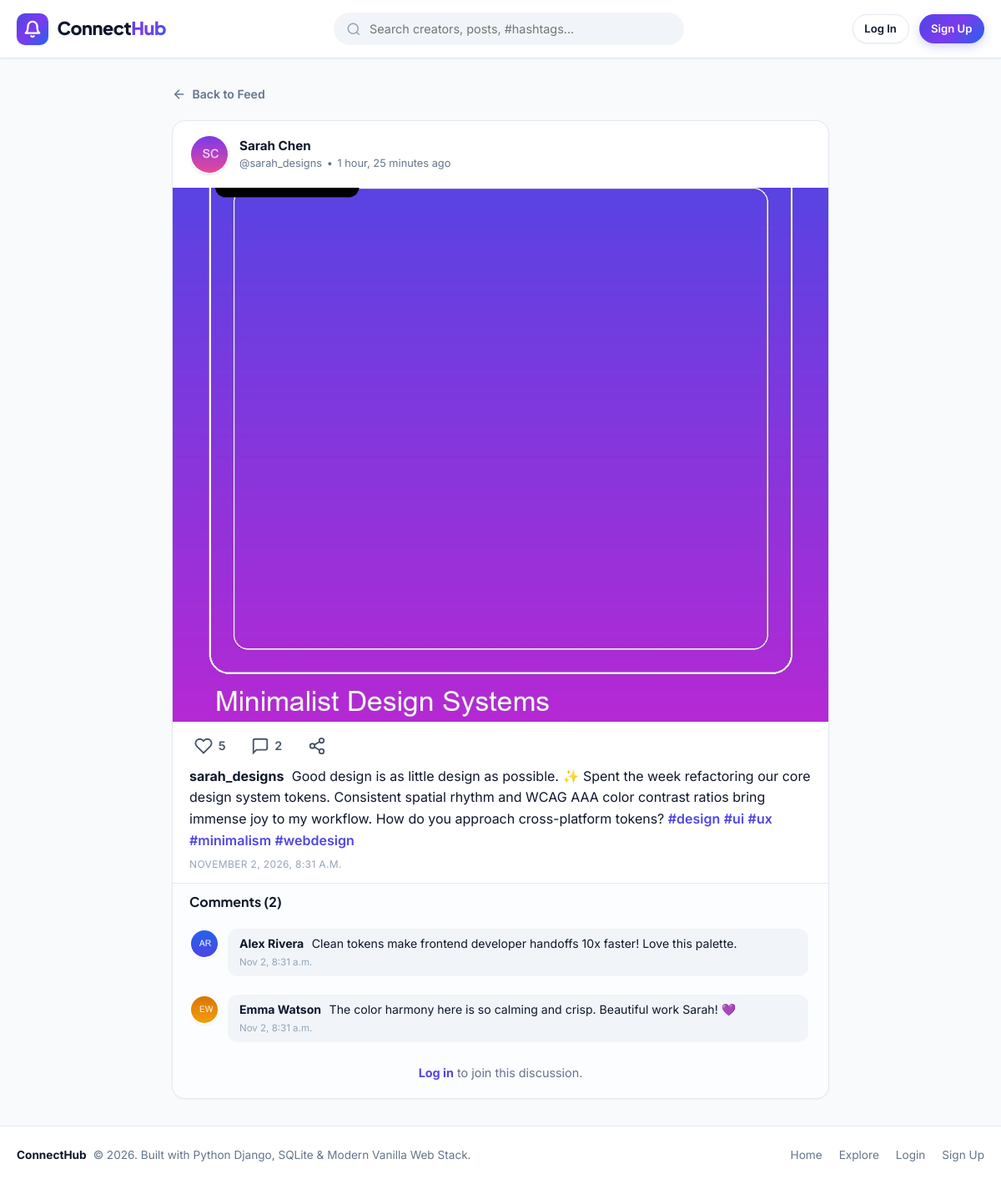
The app's page /post/2/ with its own data.
### core/models.py (models this page shows, shortened)
class Post(models.Model):
    author = models.ForeignKey(User, on_delete=models.CASCADE, related_name='posts')
    image = models.ImageField(upload_to='posts/', blank=False, null=False, help_text="Upload post photo")
    caption = models.TextField(max_length=2200, blank=True, help_text="Write a caption...")
    created_at = models.DateTimeField(auto_now_add=True)
    updated_at = models.DateTimeField(auto_now=True)
    class Meta:
        ordering = ['-created_at']
    def get_caption_with_hashtags(self):
        if not self.caption:
            return ""
        escaped = self.caption
        formatted = re.sub(
            r'(#\w+)',
            r'<span class="hashtag font-medium text-primary hover:underline">\1</span>',
            escaped
        )
        return mark_safe(formatted)

class UserProfile(models.Model):
    user = models.OneToOneField(User, on_delete=models.CASCADE, related_name='profile')
    avatar = models.ImageField(upload_to='avatars/', blank=True, null=True)
    bio = models.TextField(max_length=500, blank=True, help_text="Short biography or intro")
    location = models.CharField(max_length=100, blank=True, help_text="City, Country")
    website = models.URLField(max_length=200, blank=True, help_text="Personal or portfolio link")
    created_at = models.DateTimeField(auto_now_add=True)
    class Meta:
        ordering = ['-created_at']
    def get_avatar_url(self):
        if self.avatar and hasattr(self.avatar, 'url'):
            return self.avatar.url
    @property
    def display_name(self):
        full = self.user.get_full_name()
        return full.strip() if full.strip() else self.user.username

class Comment(models.Model):
    post = models.ForeignKey(Post, on_delete=models.CASCADE, related_name='comments')
    author = models.ForeignKey(User, on_delete=models.CASCADE, related_name='comments')
    text = models.TextField(max_length=1000)
    created_at = models.DateTimeField(auto_now_add=True)
    class Meta:
        ordering = ['created_at']

### core/views.py (the view)
# urls.py: path('post/<int:pk>/', views.post_detail_view, name='post_detail'),
def post_detail_view(request, pk):
    post = get_object_or_404(
        Post.objects.select_related('author', 'author__profile').prefetch_related(
            'likes', 'comments__author', 'comments__author__profile'
        ),
        pk=pk
    )
    if request.user.is_authenticated:
        post.is_liked_by_current_user = post.is_liked_by(request.user)
    else:
        post.is_liked_by_current_user = False
    comment_form = CommentForm()
    context = {
        'post': post,
        'comment_form': comment_form,
        **get_common_context(request),
    }
    return render(request, 'core/post_detail.html', context)

### core/forms.py
class CommentForm(forms.ModelForm):
    text = forms.CharField(
        widget=forms.TextInput(attrs={
            'class': 'comment-input',
            'placeholder': 'Add a comment...',
            'autocomplete': 'off'
        }),
        max_length=1000
    )
    class Meta:
        model = Comment
        fields = ['text']

### templates/core/post_detail.html (shortened to what this page needs)
{% extends 'base.html' %}
{% load static %}
{% block content %}
<div class="layout-single-column" style="max-width: 820px;">
  <div style="margin-bottom: 1rem;">
    <a href="{% url 'home' %}" style="display:inline-flex; align-items:center; gap:0.4rem; color:var(--text-muted); font-size:0.88rem; font-weight:600;">
      <svg width="18" height="18" viewBox="0 0 24 24" fill="none" stroke="currentColor" stroke-width="2">
        <line x1="19" y1="12" x2="5" y2="12"/>
        <polyline points="12 19 5 12 12 5"/>
      </svg>
      <span>Back to Feed</span>
    </a>
  </div>
  <article class="post-card" id="post-{{ post.id }}">
    <div class="post-header">
      <div class="post-author-info">
        <a href="{% url 'profile_user' post.author.username %}">
          <img src="{{ post.author.profile.get_avatar_url }}" class="user-avatar-md" alt="{{ post.author.username }}">
        </a>
        <div class="post-author-names">
          <a href="{% url 'profile_user' post.author.username %}" class="post-author-name">
            {{ post.author.profile.display_name }}
          </a>
          <div class="post-meta-line">
            <span>@{{ post.author.username }}</span>
            <span>&bull;</span>
            <span>{{ post.created_at|timesince }} ago</span>
          </div>
        </div>
      </div>
    </div>
    <div class="post-media-container" style="max-height: 640px;">
      <img src="{{ post.image.url }}" class="post-image" alt="Post photo" style="max-height:640px;">
    </div>
    <div class="post-actions-bar">
      <div class="post-actions-left">
        {% if user.is_authenticated %}
          <button
            type="button"
            class="action-btn like-btn {% if post.is_liked_by_current_user %}liked{% endif %}"
            data-post-id="{{ post.id }}"
            id="like-btn-{{ post.id }}"
          >
            <svg viewBox="0 0 24 24" fill="none" stroke="currentColor" stroke-width="2">
              <path d="M20.84 4.61a5.5 5.5 0 0 0-7.78 0L12 5.67l-1.06-1.06a5.5 5.5 0 0 0-7.78 7.78l1.06 1.06L12 21.23l7.78-7.78 1.06-1.06a5.5 5.5 0 0 0 0-7.78z"/>
            </svg>
            <span id="likes-count-{{ post.id }}">{{ post.likes.count }}</span>
          </button>
        {% else %}
          <a href="{% url 'login' %}?next={{ request.path }}" class="action-btn">
            <svg viewBox="0 0 24 24" width="22" height="22" fill="none" stroke="currentColor" stroke-width="2">
              <path d="M20.84 4.61a5.5 5.5 0 0 0-7.78 0L12 5.67l-1.06-1.06a5.5 5.5 0 0 0-7.78 7.78l1.06 1.06L12 21.23l7.78-7.78 1.06-1.06a5.5 5.5 0 0 0 0-7.78z"/>
            </svg>
            <span>{{ post.likes.count }}</span>
          </a>
        {% endif %}
        <span class="action-btn">
          <svg viewBox="0 0 24 24" width="22" height="22" fill="none" stroke="currentColor" stroke-width="2">
            <path d="M21 15a2 2 0 0 1-2 2H7l-4 4V5a2 2 0 0 1 2-2h14a2 2 0 0 1 2 2z"/>
          </svg>
          <span>{{ post.comments.count }}</span>
        </span>
        <button type="button" class="action-btn share-btn" data-post-id="{{ post.id }}" title="Share Link">
          <svg viewBox="0 0 24 24" width="22" height="22" fill="none" stroke="currentColor" stroke-width="2">
            <circle cx="18" cy="5" r="3"/>
            <circle cx="6" cy="12" r="3"/>
            <circle cx="18" cy="19" r="3"/>
            <line x1="8.59" y1="13.51" x2="15.42" y2="17.49"/>
            <line x1="15.41" y1="6.51" x2="8.59" y2="10.49"/>
          </svg>
        </button>
      </div>
    </div>
    <div class="post-body">
      {% if post.caption %}
        <div class="post-caption-text" style="font-size:1rem; line-height:1.6;">
          <a href="{% url 'profile_user' post.author.username %}" class="post-caption-author">
            {{ post.author.username }}
          </a>
          <span>{{ post.get_caption_with_hashtags }}</span>
        </div>
      {% endif %}
      <div class="post-date-muted">{{ post.created_at|date:"F j, Y, g:i a" }}</div>
    </div>
    <div class="post-comments-container" id="comments">
      <h3 style="font-size:1rem; font-weight:700; margin-bottom:1rem;">
        Comments ({{ post.comments.count }})
      </h3>
      <div class="comments-list" style="max-height:none;">
        {% for comment in post.comments.all %}
          <div class="comment-item" id="comment-{{ comment.id }}">
            <div class="comment-main">
              <a href="{% url 'profile_user' comment.author.username %}">
                <img src="{{ comment.author.profile.get_avatar_url }}" class="user-avatar-sm" alt="{{ comment.author.username }}">
              </a>
              <div class="comment-content">
                <a href="{% url 'profile_user' comment.author.username %}" class="comment-author">
                  {{ comment.author.profile.display_name }}
                </a>
                <span>{{ comment.text }}</span>
                <span class="comment-time">{{ comment.created_at|date:"M j, g:i a" }}</span>
              </div>
            </div>
          </div>
        {% empty %}
          <div style="font-size:0.88rem; color:var(--text-muted); padding:1rem 0; text-align:center;">
            No comments yet. Share your thoughts on this post!
          </div>
        {% endfor %}
      </div>
      {% if user.is_authenticated %}
        <form action="{% url 'comment_create' post.id %}" method="POST" class="add-comment-form" style="margin-top:1.5rem;">
          {% csrf_token %}
          <img src="{{ user.profile.get_avatar_url }}" class="user-avatar-sm" alt="Avatar">
          <input
            type="text"
            name="text"
            class="comment-input"
            placeholder="Add your thoughts or feedback..."
            required
            autocomplete="off"
          >
          <button type="submit" class="comment-submit-btn">Post Comment</button>
        </form>
      {% else %}
        <div style="margin-top:1.25rem; font-size:0.9rem; color:var(--text-muted); text-align:center;">
          <a href="{% url 'login' %}?next={{ request.path }}" style="color:var(--primary-600); font-weight:700;">Log in</a> to join this discussion.
        </div>
      {% endif %}
    </div>
  </article>
</div>
{% endblock %}

### records on screen
Post: author.profile.get_avatar_url (picture), author.profile.display_name "Sarah Chen", author.username "sarah_designs", created_at "1 hour, 25 minutes", image (picture), likes.count "5", comments.count "2", get_caption_with_hashtags "Good design is as little design as possible. ✨ Spent the week refactoring our core design system tokens. Consistent spatial rhythm and WCAG AAA color contrast ratios bring immense joy to my workflow. How do you approach cross-platform tokens? #design #ui #ux #minimalism #webdesign", created_at "NOVEMBER 2, 2026, 8:31 A.M."
Comment: author.profile.get_avatar_url (picture), author.profile.display_name "Alex Rivera", text "Clean tokens make frontend developer handoffs 10x faster! Love this palette.", created_at "Nov 2, 8:31 a.m."
Comment: author.profile.get_avatar_url (picture), author.profile.display_name "Emma Watson", text "The color harmony here is so calming and crisp. Beautiful work Sarah! 💜", created_at "Nov 2, 8:31 a.m."
